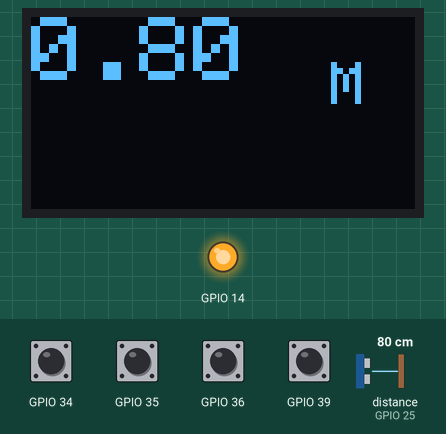
Bench run of a sketch on a simulated ESP32. Parts: 128×64 one-colour display, output pins drawn as LEDs (lit = HIGH). The inputs (shaded band) are chosen by the test bench; at power-on: GPIO 34–36, GPIO 39 HIGH, distance to the obstacle (sensor on GPIO 25) 80 cm.

Above: at 1.2 s.
1.3 s: GPIO 39 pulled LOW for 0.15 s
At 1.63 s:
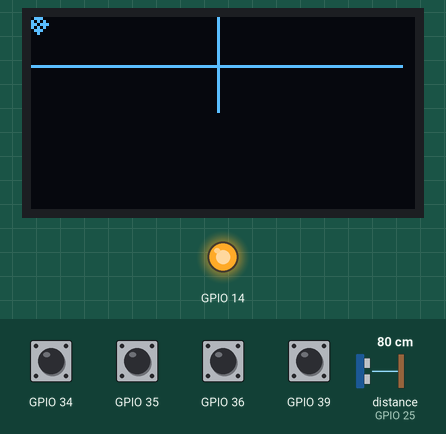
2.0 s: GPIO 35 pulled LOW for 0.15 s
At 2.55 s:
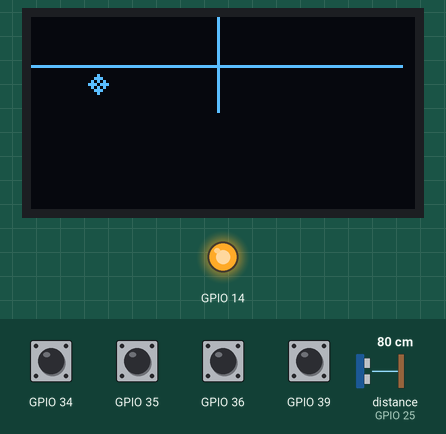
2.7 s: GPIO 36 pulled LOW for 0.15 s
At 3.16 s:
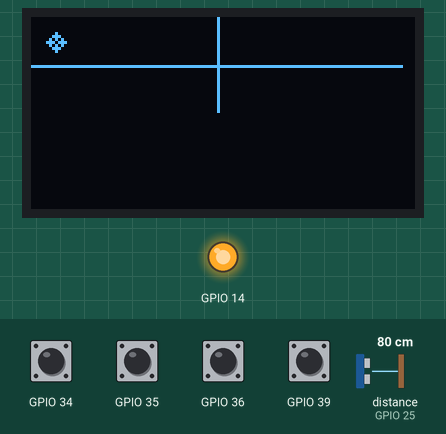
3.4 s: GPIO 35 pulled LOW for 1 s
At 4.7 s:
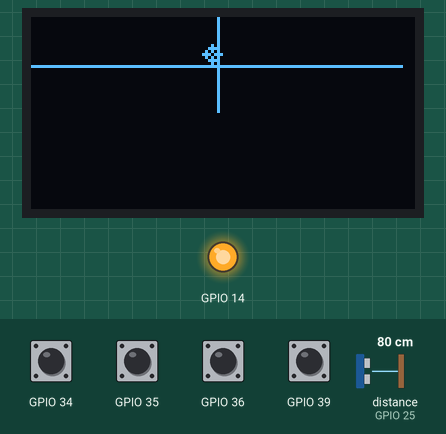
5.0 s: GPIO 36 pulled LOW for 1 s
At 6.24 s:
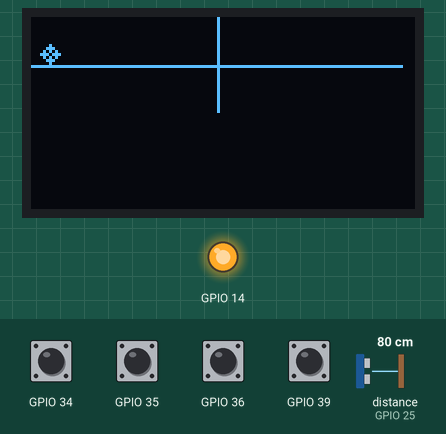
6.6 s: GPIO 34 pulled LOW for 0.15 s
At 7.2 s:
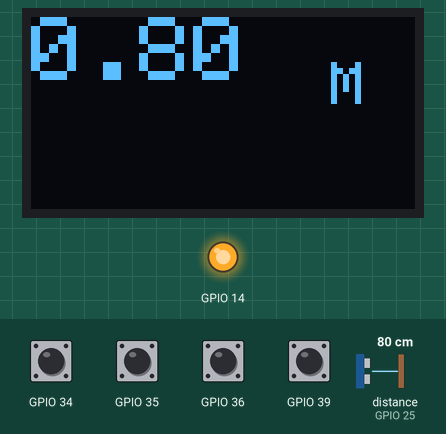
Timing chart, 0 to 9.2 s (numbered marks = the images above; inputs shaded):
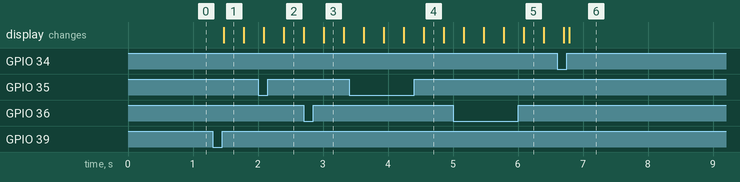

The sketch:

esp32Dos.ino
```cpp
#include <SPI.h>
#include <Wire.h>
#include <Adafruit_GFX.h>
#include <Adafruit_SSD1306.h>
#include <vector>
#include <sstream>
#include <HCSR04.h>
// #include <DHT22.h>

#define OLED_RESET 4
Adafruit_SSD1306 display(OLED_RESET);

UltraSonicDistanceSensor ultraSo(26, 25);
double distance;
int munit = 0;

std::vector<int> btn({36, 39, 34, 35});
std::vector<int> btn_last_state(btn.size());
std::vector<int> btn_current_state(btn.size());

int playMode = 0;
int lastPlayMode = 0;


// for graph
int width = 62;
int height = 16;
int r = 2;
int vx = -width+r;
int vy = height-r;
int xind = 1;
int yind = -1;
int st = r;
int dp_h, dp_w;

void updateBtnState(int mode=0){
  if(mode==0){
    for(int i=0;i< btn.size();i++){
      btn_current_state[i] = digitalRead(btn[i]);
    }
  } else if(mode == 1){
    btn_last_state = btn_current_state;
  }
}

void toggleCMMM(){
  munit += 1;
  if(munit>2) munit = 0;
}


void setup() {
  Serial.begin(300);

  pinMode(14, OUTPUT);
  digitalWrite(14, HIGH);

  for(int pin : btn) pinMode(pin, INPUT_PULLUP);
  updateBtnState(0);
  updateBtnState(1);

  display.begin(SSD1306_SWITCHCAPVCC, 0x3c);
}

void loop() {
  updateBtnState();
  int btn_num = 0;
  for(int state : btn_current_state){
    // if(i==0 && state==1 && btn_last_state.at(i) == 0) test();
    if(btn_num==0 && state==1 && btn_last_state.at(btn_num) == 0 && playMode==0) toggleCMMM();
    else if(btn_num==1 && state==1 && btn_last_state.at(btn_num) == 0) playMode=1;
    else if(btn_num==2 && state==1 && btn_last_state.at(btn_num) == 0) playMode=0;
    else if(btn_num==3 && state==1 && btn_last_state.at(btn_num) == 0 && playMode==1) {if(xind==1){xind=-1;}else{xind=1;}}
    else if(btn_num==0 && state==1 && btn_last_state.at(btn_num) == 0 && playMode==1) {if(yind==1){yind=-1;}else{yind=1;}}
    btn_num+=1;
  }

  if(playMode==0){
    distance = ultraSo.measureDistanceCm();
    std::string units;
    if(munit==0) {units="M";distance /= 100;}
    else if(munit==1) units="CM";
    else if(munit==2) {units="MM";distance *= 10;}

    // Serial.println(distance);
    // if(distance < 0) return;
    display.clearDisplay();
    display.setTextSize(3);
    display.setTextColor(WHITE);
    // display.println("OPRC");
    display.setCursor(0, 0);
    display.print(distance);
    display.setCursor(100,15);
    display.setTextSize(2);
    display.print(units.c_str());
    display.display();
  } else if(playMode==1){
    display.clearDisplay();
    // display.setCursor(0, 0);
    // display.setTextColor(WHITE);
    // // display.setTextSize(1);
    // display.printf("xind : ");
    // display.print(xind);
    // display.println("xind : " + std::to_string(xind));
    if(vx>=width-r) xind = -1;
		else if(vx<=-width+r+1) xind = 1;
		if(vy>=height-r) yind = -1;
		else if(vy<=-height+r) yind = 1;
		for(int i=height;i>-height;i--){
			for(int j=-width;j<width;j++){
        dp_w = j + width;
        dp_h = height - i;
        if(j==0 || i==0) display.drawPixel(dp_w, dp_h, WHITE);
        // if(i >= 8) display.drawPixel(dp_w, dp_h, WHITE);
        // if(i <= -5) display.drawPixel(dp_w, dp_h, WHITE);
				if(r*r == (j-vx)*(j-vx) + (i-vy)*(i-vy)) {
          // display.drawPixel(dp_w, dp_h, WHITE);
          display.fillCircle(dp_w, dp_h, 1, WHITE);
          // if(i >= 8 || i <= -5) dead();
          }
				// else cout << " ";
			}

			// cout << "| ";
			// if(i==height) {cout << " " << xind << " " << yind;}
			// display.display();
		}
		vx += xind;
		vy += yind;
    display.display();
  }

  updateBtnState(1);
}

void dead(){
  display.clearDisplay();
  display.setCursor(0, 0);
  display.setTextColor(WHITE);
  display.setTextSize(4);
  display.println("DIE");
}

void fullWhite(){
  display.clearDisplay();
  for(int i=0; i < 32; i++){
    for(int j=0;j < 124; j++){display.drawPixel(j, i, WHITE);}
  }
  display.display();
}

void test(){
  display.clearDisplay();
  for(int i=0; i < 32; i++){
    for(int j=0;j < 124; j++){
      if(i-4%2 == 0 && j-4%2 == 0){ display.drawPixel(j, i, WHITE);
      } else if (i-4%2 == 1 && j-4%2 == 1) display.drawPixel(j, i, WHITE);
    }
    display.display();
  }
  display.clearDisplay();
  for(int i=0; i < 32; i++){
    for(int j=0;j < 124; j++){display.drawPixel(j, i, WHITE);}
    display.display();
  }
}
```

Measured:
- after the input at 1.3 s, the display: changes after 0.18 s (image 1)
- after the input at 6.6 s, the display: first differs from a run without the input after 0.19 s (image 6)
